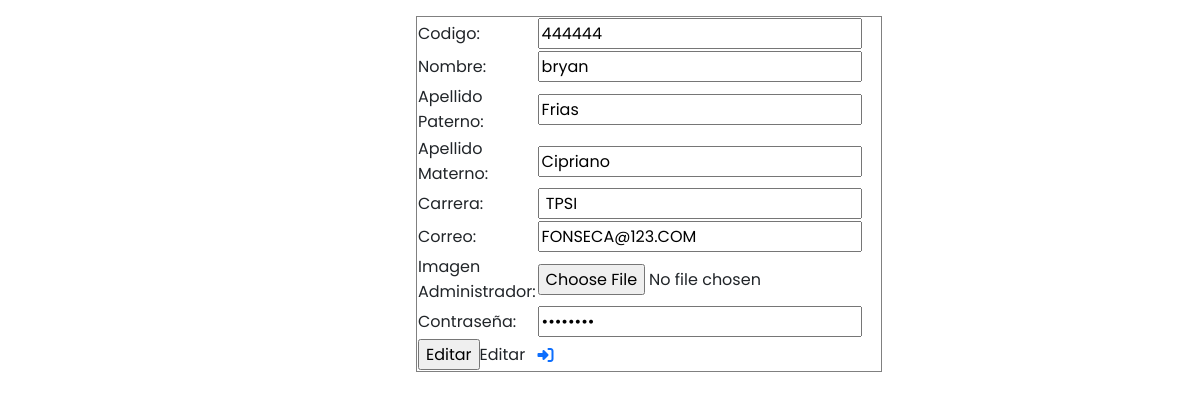
The page /Poli-Informa-1.1/Administrador/RegistroAdministradores/AdEditar.php?id=2 on the database its author committed.
### tables this page shows
CREATE TABLE IF NOT EXISTS `registro` (
  `id` int NOT NULL AUTO_INCREMENT,
  `AdCode` int NOT NULL,
  `AdNombre` varchar(50) NOT NULL,
  `AdApellidoP` varchar(50) NOT NULL,
  `AdApellidoM` varchar(50) NOT NULL,
  `AdCarrera` varchar(200) NOT NULL,
  `AdCorreo` varchar(100) NOT NULL,
  `AdImagen` varchar(100) NOT NULL,
  `AdPassword` varchar(20) NOT NULL,
  PRIMARY KEY (`id`)
);

### Poli-Informa-1.1/Administrador/RegistroAdministradores/AdEditar.php (the view, shortened to what this page needs)
<?php
require 'ConexFuncion.php';
$id = $_GET["id"];
$user = mysqli_fetch_assoc(mysqli_query($conexion, "SELECT * FROM registro WHERE id = $id"));
?>
<html>
<head>
    <link rel="stylesheet" href="css/AdEditar.css">
    <link href="https://cdn.jsdelivr.net/npm/bootstrap@5.3.3/dist/css/bootstrap.min.css" rel="stylesheet">
</head>
<body>
    <form class="col-4 p-3 m-auto" action="ConexFuncion.php" method="post" enctype="multipart/form-data">
        <table border="1">
            <tr>
                <td>Codigo:</td>
                <td><input type="text" maxlength="9" minlength="9" name="AdCode" placeholder="123456789" value ="<?php echo $user["AdCode"]; ?>" id="soloNumeros" oninput="vaslidarLonCo(this)" required></td>
            </tr>
            <tr>
                <td>Nombre:</td>
                <td><input type="text" maxlength="15" name="AdNombre" placeholder="Anonimo" value ="<?php echo $user["AdNombre"]; ?>" onkeypress="validarInput(event)" required></td>
            </tr>
            <tr>
                <td>Apellido Paterno:</td>
                <td><input type="text" maxlength="15" name="AdApellidoP" placeholder="Anonimato" value ="<?php echo $user["AdApellidoP"]; ?>" onkeypress="validarInput(event)" required></td>
            </tr>
            <tr>
                <td>Apellido Materno:</td>
                <td><input type="text" maxlength="15" name="AdApellidoM" placeholder="Anonimatario" value ="<?php echo $user["AdApellidoM"]; ?>" onkeypress="validarInput(event)" required></td>
            </tr>
            <tr>
                <td>Carrera:</td>
                <td><input type="text" maxlength="7" name="AdCarrera" placeholder="TPSI" value ="<?php echo $user["AdCarrera"]; ?>" required></td>
            </tr>
            <tr>
                <td>Correo:</td>
                <td><input type="email" name="AdCorreo" placeholder="anonimato@gmail.com" value ="<?php echo $user["AdCorreo"]; ?>" required></td>
            </tr>
            <tr>
                <td>Imagen Administrador:</td>
                <td><input type="file" name="file" required></td>
            </tr>
            <tr>
                <td>Contraseña:</td>
                <td><input type="password" name="AdPassword" id="password" placeholder="Anonimato123" value ="<?php echo $user["AdPassword"]; ?>" onblur="validarPassword()" required></td>
            </tr>
            <tr>
                <td><input type="submit" name="submit" value="Editar" >Editar</td>
                <td><a href="AdControlR.php"><i class="fa-solid fa-right-to-bracket"></i></a></td>
            </tr>
        </table>
    </form>
    <br>
</body>
</html>

### Poli-Informa-1.1/Administrador/RegistroAdministradores/css/AdEditar.css (style rules this page uses)
* { font-family: 'Poppins'; }

### rows shown on the page
registro: AdCode "444444", AdNombre "bryan", AdApellidoP "Frias", AdApellidoM "Cipriano", AdCarrera "TPSI", AdCorreo "FONSECA@123.COM"
